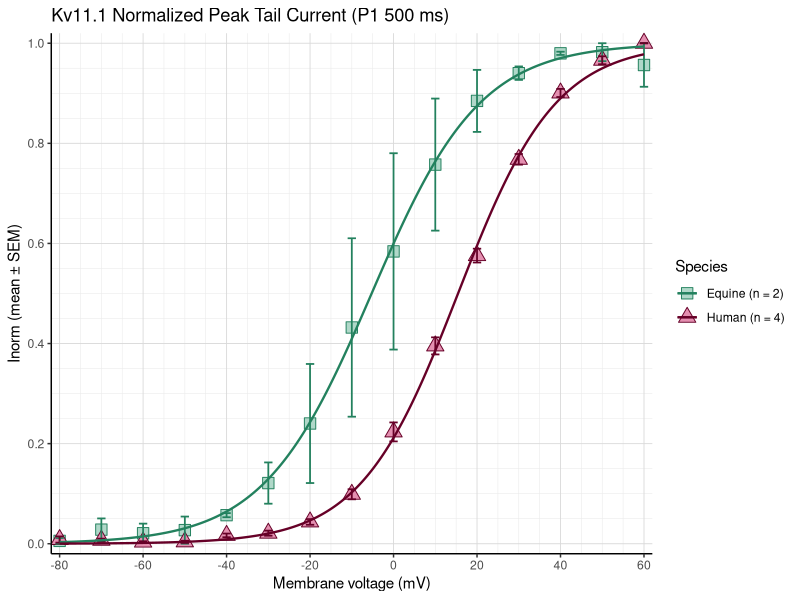
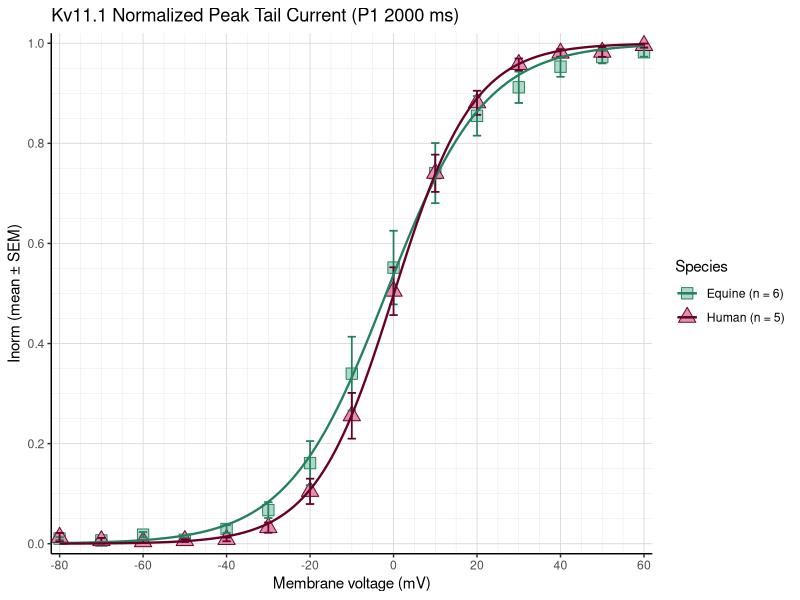
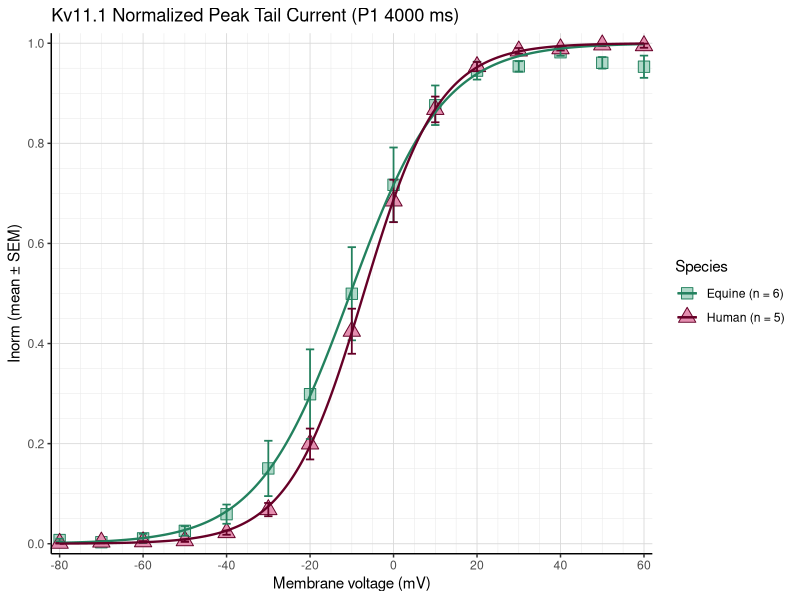
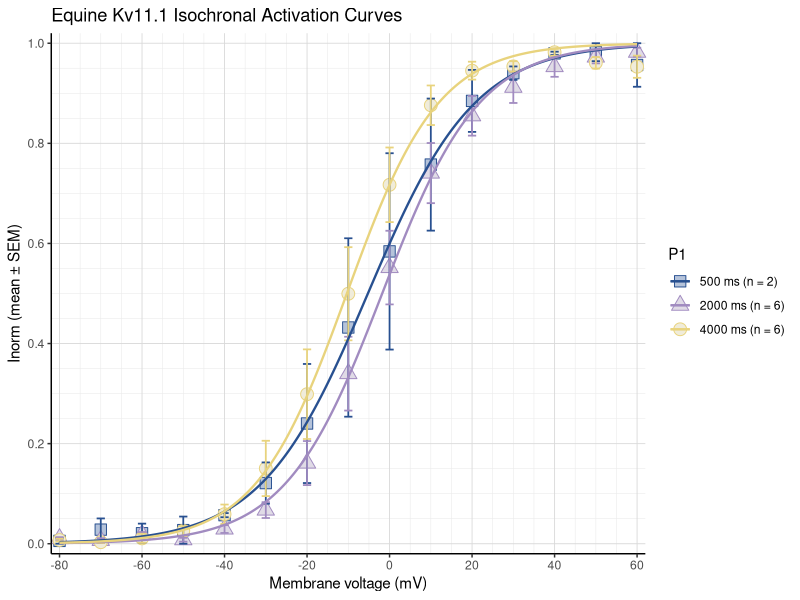
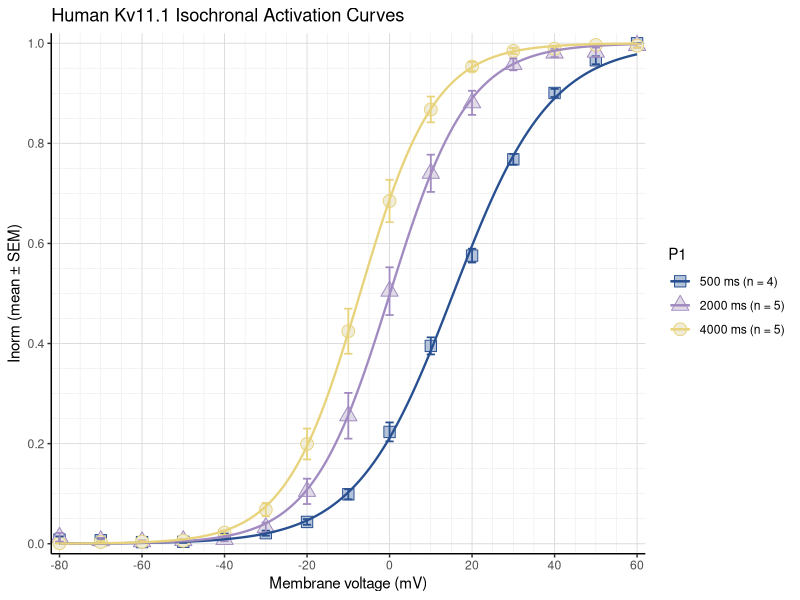
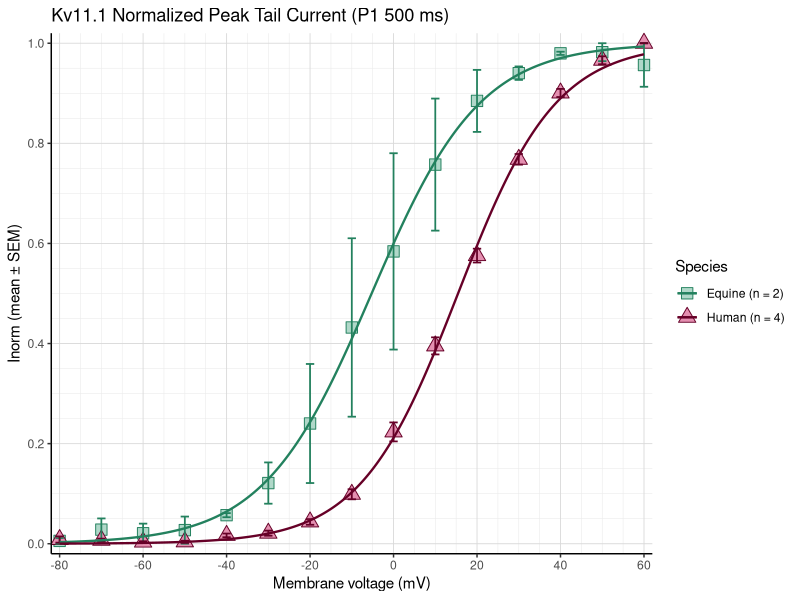
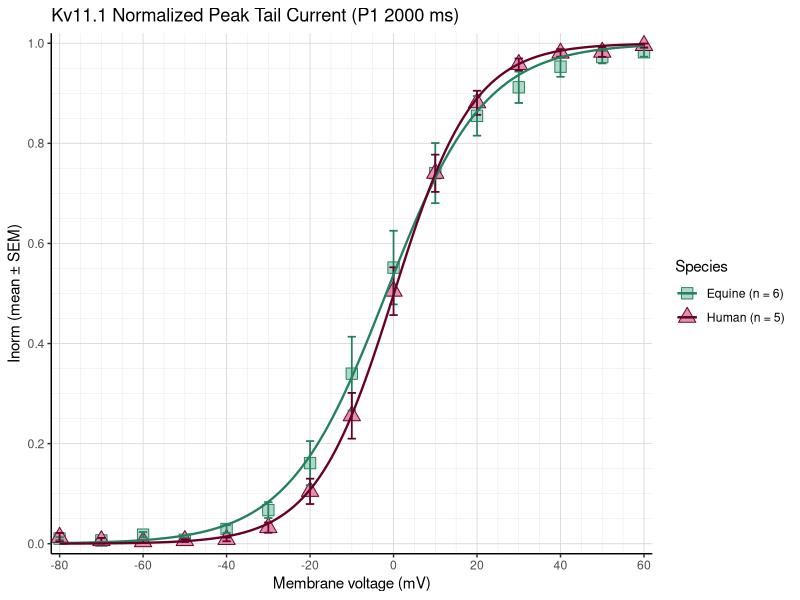
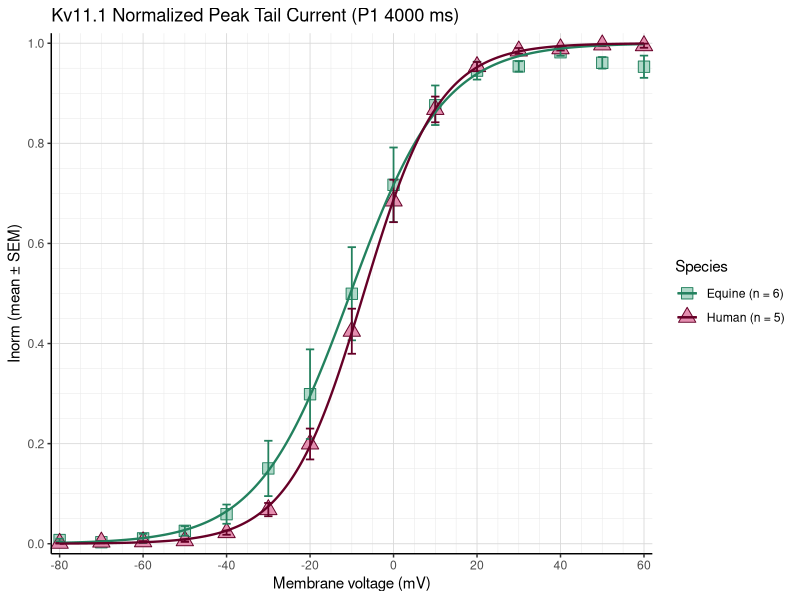

Reproduce these figures in R, in order.
## ---- chunk 1
setwd("C:/R_Projects/Kv11.1 analysis")
## ---- chunk 2
# Read in data as a long format excel
library(readxl)
Tailcurrent_Equine_Human <- read_excel("Kv11.1_HEK293t_Equine_Human_Peak tail current_long format.xlsx")
View(Tailcurrent_Equine_Human)
names(Tailcurrent_Equine_Human)

# Substract baseline
library(dplyr)
df_baseline_substracted <- Tailcurrent_Equine_Human %>%
  group_by(Recording) %>%
  mutate(
    min_tailcurrent = min(Peak_tail_current, na.rm = TRUE),
    baseline_substracted_tailcurrent = Peak_tail_current - min_tailcurrent
  ) %>%
  ungroup()
View(df_baseline_substracted)

# Normalize data to maximal peak tail current
df_norm <- df_baseline_substracted %>%
  group_by(Recording) %>%   # normalize per recording
  mutate(
    max_tailcurrent = max(`baseline_substracted_tailcurrent`, na.rm = TRUE),
    norm_tailcurrent = `baseline_substracted_tailcurrent` / max_tailcurrent
  ) %>%
  ungroup()
View(df_norm)

# Select only recordings with a P1 pulse of 500 ms
df_500 <- df_norm %>%
  filter(P1 == 500)
View(df_500)

# Make a summary data frame with mean and SEM for each species
library(dplyr)
summary_df_500<- df_500 %>%
  group_by(Species, `Membrane_voltage`) %>%
  summarise(
    mean_Inorm = mean(`norm_tailcurrent`, na.rm = TRUE),
    SEM_Inorm  = sd(`norm_tailcurrent`, na.rm = TRUE) / sqrt(n()),
    n = n(),
    .groups = "drop"
  )
View(summary_df_500)
str(summary_df_500)

# Count the amount of cells analysed for each species
n_per_species_500 <- df_500 %>%
  group_by(Species, Cell) %>%   # ensure unique recordings
  summarise(.groups = "drop") %>%
  count(Species, name = "n_cells")

n_per_species_500

# Make a wide summary data frame giving the tailcurrent for equine and human for each Vm
library(tidyr)
summary_wide_500 <- summary_df_500 %>%
  select(Species, Membrane_voltage, mean_Inorm, SEM_Inorm) %>%
  pivot_wider(
    names_from  = Species,
    values_from = c(mean_Inorm, SEM_Inorm),
    names_glue  = "{.value}_{Species}"
  ) %>%
  arrange(Membrane_voltage)
View(summary_wide_500)

# Define Boltzmann function
Boltzmann <- function(V, V05, k) {1/(1 + exp((V05 - V)/ k))}

# Species-specific initial guesses
guess_params <- function(df) {
  V05_g <- df$Membrane_voltage[which.min(abs(df$mean_Inorm - 0.5))]
  k_g   <- (max(df$Membrane_voltage) - min(df$Membrane_voltage)) / 8
  list(V05 = V05_g, k = k_g)}

g_eq_500 <- guess_params(filter(summary_df_500, Species == "Equine"))
g_hu_500 <- guess_params(filter(summary_df_500, Species == "Human"))


# Non-linear Least Squares Fit
Boltzmann_equine_500 <- nls(
  mean_Inorm ~ Boltzmann(Membrane_voltage, V05, k),
  data  = filter(summary_df_500, Species == "Equine"),
  start = list(V05 = g_eq_500$V05, k = g_eq_500$k))
summary(Boltzmann_equine_500)

Boltzmann_human_500 <- nls(mean_Inorm ~ Boltzmann(Membrane_voltage, V05, k), 
           data = filter(summary_df_500, Species == "Human"), 
           start = list(V05 = g_hu_500$V05, k = g_hu_500$k))
summary(Boltzmann_human_500)

# Plot the fit
vseq_500 <- seq(min(summary_df_500$Membrane_voltage),
            max(summary_df_500$Membrane_voltage),
            length.out = 1000)

df_pred_equine_500 <- data.frame(
  Membrane_voltage = vseq_500,
  fit = predict(Boltzmann_equine_500, newdata = data.frame(Membrane_voltage = vseq_500)),
  Species = "Equine")

df_pred_human_500 <- data.frame(
  Membrane_voltage = vseq_500,
  fit = predict(Boltzmann_human_500, newdata = data.frame(Membrane_voltage = vseq_500)),
  Species = "Human")

df_pred_500 <- rbind(df_pred_equine_500, df_pred_human_500)

library(ggplot2)
my_cols <- c(
  "Equine" = "#23815E",   
  "Human"  = "#660027")

my_shapes <- c(
  "Equine" = 22,  
  "Human"  = 24)

my_fills <- c(
  "Equine" = "#B0D8C9",  
  "Human"  = "#E48FB0")

legend_labels_500 <- paste0(n_per_species_500$Species, " (n = ", n_per_species_500$n_cells, ")")

names(legend_labels_500) <- n_per_species_500$Species
legend_labels_500

ggplot(summary_df_500, aes(x = Membrane_voltage, y = mean_Inorm, color = Species)) +
  theme_classic() +
  theme(panel.grid.major = element_line(color = "grey85", size = 0.3), panel.grid.minor = element_line(color = "grey92", size = 0.2)) +
  geom_point(aes(shape = Species, color = Species, fill = Species),size = 4) +
  geom_errorbar(aes(ymin = mean_Inorm - SEM_Inorm,ymax = mean_Inorm + SEM_Inorm),width = 2, linewidth = 0.6) +
  geom_line(data = df_pred_500,aes(y = fit),linewidth = 0.8) +
  scale_color_manual(values = my_cols, labels = legend_labels_500) +
  scale_shape_manual(values = my_shapes, labels = legend_labels_500) +
  scale_fill_manual(values = my_fills, labels = legend_labels_500) +
  labs(x = "Membrane voltage (mV)", y = "Inorm (mean ± SEM)",title = "Kv11.1 Normalized Peak Tail Current (P1 500 ms)") +
  scale_x_continuous(breaks = seq(-80, 60, 20), minor_breaks = seq(-80, 60, 5),   limits = c(-82, 62), expand = c(0, 0)) +
  scale_y_continuous(breaks = seq(0, 1.0, 0.2), minor_breaks = seq(0, 1, 0.05),    limits = c(-0.02, 1.02), expand = c(0, 0)) +
  coord_cartesian(clip = "off")

ggsave("IV_curve_Kv11.1_Equine_Human_P1_500.png", width = 10, height = 5, dpi = 600)

# Create a table with Vhalf and slope
coef_equine_500 <- summary(Boltzmann_equine_500)$coefficients
coef_human_500  <- summary(Boltzmann_human_500)$coefficients

Boltzmann_table_500 <- data.frame(
  Species = c("Equine", "Human"),
  V05 = c(coef_equine_500["V05","Estimate"], coef_human_500["V05","Estimate"]),
  V05_SEM = c(coef_equine_500["V05","Std. Error"], coef_human_500["V05","Std. Error"]),
  k = c(coef_equine_500["k","Estimate"], coef_human_500["k","Estimate"]),
  k_SEM = c(coef_equine_500["k","Std. Error"], coef_human_500["k","Std. Error"]))

Boltzmann_table_500
## ---- chunk 3
# Read in data as a long format excel
library(readxl)
Tailcurrent_Equine_Human <- read_excel("Kv11.1_HEK293t_Equine_Human_Peak tail current_long format.xlsx")
View(Tailcurrent_Equine_Human)
names(Tailcurrent_Equine_Human)

# Substract baseline
library(dplyr)
df_baseline_substracted <- Tailcurrent_Equine_Human %>%
  group_by(Recording) %>%
  mutate(
    min_tailcurrent = min(Peak_tail_current, na.rm = TRUE),
    baseline_substracted_tailcurrent = Peak_tail_current - min_tailcurrent
  ) %>%
  ungroup()
View(df_baseline_substracted)

# Normalize data to maximal peak tail current
df_norm <- df_baseline_substracted %>%
  group_by(Recording) %>%   # normalize per recording
  mutate(
    max_tailcurrent = max(`baseline_substracted_tailcurrent`, na.rm = TRUE),
    norm_tailcurrent = `baseline_substracted_tailcurrent` / max_tailcurrent
  ) %>%
  ungroup()
View(df_norm)

# Select only recordings with a P1 pulse of 2000 ms
df_2000 <- df_norm %>%
  filter(P1 == 2000)
View(df_2000)

# Make a summary data frame with mean and SEM for each species
library(dplyr)
summary_df_2000 <- df_2000 %>%
  group_by(Species, `Membrane_voltage`) %>%
  summarise(
    mean_Inorm = mean(`norm_tailcurrent`, na.rm = TRUE),
    SEM_Inorm  = sd(`norm_tailcurrent`, na.rm = TRUE) / sqrt(n()),
    n = n(),
    .groups = "drop"
  )
View(summary_df_2000)
str(summary_df_2000)

# Count the amount of cells analysed for each species
n_per_species_2000 <- df_2000 %>%
  group_by(Species, Cell) %>%   # ensure unique recordings
  summarise(.groups = "drop") %>%
  count(Species, name = "n_cells")

n_per_species_2000

# Make a wide summary data frame giving the tailcurrent for equine and human for each Vm
library(tidyr)
summary_wide_2000 <- summary_df_2000 %>%
  select(Species, Membrane_voltage, mean_Inorm, SEM_Inorm) %>%
  pivot_wider(
    names_from  = Species,
    values_from = c(mean_Inorm, SEM_Inorm),
    names_glue  = "{.value}_{Species}"
  ) %>%
  arrange(Membrane_voltage)
View(summary_wide_2000)

# Define Boltzmann function
Boltzmann <- function(V, V05, k) {1/(1 + exp((V05 - V)/ k))}

# Species-specific initial guesses
guess_params <- function(df) {
  V05_g <- df$Membrane_voltage[which.min(abs(df$mean_Inorm - 0.5))]
  k_g   <- (max(df$Membrane_voltage) - min(df$Membrane_voltage)) / 8
  list(V05 = V05_g, k = k_g)}

g_eq_2000 <- guess_params(filter(summary_df_2000, Species == "Equine"))
g_hu_2000 <- guess_params(filter(summary_df_2000, Species == "Human"))


# Non-linear Least Squares Fit
Boltzmann_equine_2000 <- nls(
  mean_Inorm ~ Boltzmann(Membrane_voltage, V05, k),
  data  = filter(summary_df_2000, Species == "Equine"),
  start = list(V05 = g_eq_2000$V05, k = g_eq_2000$k))
summary(Boltzmann_equine_2000)

Boltzmann_human_2000 <- nls(mean_Inorm ~ Boltzmann(Membrane_voltage, V05, k), 
           data = filter(summary_df_2000, Species == "Human"), 
           start = list(V05 = g_hu_2000$V05, k = g_hu_2000$k))
summary(Boltzmann_human_2000)

# Plot the fit
vseq_2000 <- seq(min(summary_df_2000$Membrane_voltage),
            max(summary_df_2000$Membrane_voltage),
            length.out = 1000)

df_pred_equine_2000 <- data.frame(
  Membrane_voltage = vseq_2000,
  fit = predict(Boltzmann_equine_2000, newdata = data.frame(Membrane_voltage = vseq_2000)),
  Species = "Equine")

df_pred_human_2000 <- data.frame(
  Membrane_voltage = vseq_2000,
  fit = predict(Boltzmann_human_2000, newdata = data.frame(Membrane_voltage = vseq_2000)),
  Species = "Human")

df_pred_2000 <- rbind(df_pred_equine_2000, df_pred_human_2000)

library(ggplot2)
my_cols <- c(
  "Equine" = "#23815E",   
  "Human"  = "#660027")

my_shapes <- c(
  "Equine" = 22,  
  "Human"  = 24)

my_fills <- c(
  "Equine" = "#B0D8C9",  
  "Human"  = "#E48FB0")

legend_labels_2000 <- paste0(n_per_species_2000$Species, " (n = ", n_per_species_2000$n_cells, ")")

names(legend_labels_2000) <- n_per_species_2000$Species
legend_labels_2000

ggplot(summary_df_2000, aes(x = Membrane_voltage, y = mean_Inorm, color = Species)) +
  theme_classic() +
  theme(panel.grid.major = element_line(color = "grey85", size = 0.3), panel.grid.minor = element_line(color = "grey92", size = 0.2)) +
  geom_point(aes(shape = Species, color = Species, fill = Species),size = 4) +
  geom_errorbar(aes(ymin = mean_Inorm - SEM_Inorm,ymax = mean_Inorm + SEM_Inorm),width = 2, linewidth = 0.6) +
  geom_line(data = df_pred_2000,aes(y = fit),linewidth = 0.8) +
  scale_color_manual(values = my_cols, labels = legend_labels_2000) +
  scale_shape_manual(values = my_shapes, labels = legend_labels_2000) +
  scale_fill_manual(values = my_fills, labels = legend_labels_2000) +
  labs(x = "Membrane voltage (mV)", y = "Inorm (mean ± SEM)",title = "Kv11.1 Normalized Peak Tail Current (P1 2000 ms)") +
  scale_x_continuous(breaks = seq(-80, 60, 20), minor_breaks = seq(-80, 60, 5),   limits = c(-82, 62), expand = c(0, 0)) +
  scale_y_continuous(breaks = seq(0, 1.0, 0.2), minor_breaks = seq(0, 1, 0.05),    limits = c(-0.02, 1.02), expand = c(0, 0)) +
  coord_cartesian(clip = "off")

ggsave("IV_curve_Kv11.1_Equine_Human_P1_2000.png", width = 10, height = 5, dpi = 600)

# Create a table with Vhalf and slope
coef_equine_2000 <- summary(Boltzmann_equine_2000)$coefficients
coef_human_2000  <- summary(Boltzmann_human_2000)$coefficients

Boltzmann_table_2000 <- data.frame(
  Species = c("Equine", "Human"),
  V05 = c(coef_equine_2000["V05","Estimate"], coef_human_2000["V05","Estimate"]),
  V05_SEM = c(coef_equine_2000["V05","Std. Error"], coef_human_2000["V05","Std. Error"]),
  k = c(coef_equine_2000["k","Estimate"], coef_human_2000["k","Estimate"]),
  k_SEM = c(coef_equine_2000["k","Std. Error"], coef_human_2000["k","Std. Error"]))

Boltzmann_table_2000
## ---- chunk 4
# Read in data as a long format excel
library(readxl)
Tailcurrent_Equine_Human <- read_excel("Kv11.1_HEK293t_Equine_Human_Peak tail current_long format.xlsx")
View(Tailcurrent_Equine_Human)
names(Tailcurrent_Equine_Human)

# Substract baseline
library(dplyr)
df_baseline_substracted <- Tailcurrent_Equine_Human %>%
  group_by(Recording) %>%
  mutate(
    min_tailcurrent = min(Peak_tail_current, na.rm = TRUE),
    baseline_substracted_tailcurrent = Peak_tail_current - min_tailcurrent
  ) %>%
  ungroup()
View(df_baseline_substracted)

# Normalize data to maximal peak tail current
df_norm <- df_baseline_substracted %>%
  group_by(Recording) %>%   # normalize per recording
  mutate(
    max_tailcurrent = max(`baseline_substracted_tailcurrent`, na.rm = TRUE),
    norm_tailcurrent = `baseline_substracted_tailcurrent` / max_tailcurrent
  ) %>%
  ungroup()
View(df_norm)

# Select only recordings with a P1 pulse of 4000 ms
df_4000 <- df_norm %>%
  filter(P1 == 4000)
View(df_4000)

# Make a summary data frame with mean and SEM for each species
library(dplyr)
summary_df_4000<- df_4000 %>%
  group_by(Species, `Membrane_voltage`) %>%
  summarise(
    mean_Inorm = mean(`norm_tailcurrent`, na.rm = TRUE),
    SEM_Inorm  = sd(`norm_tailcurrent`, na.rm = TRUE) / sqrt(n()),
    n = n(),
    .groups = "drop"
  )
View(summary_df_4000)
str(summary_df_4000)

# Count the amount of cells analysed for each species
n_per_species_4000 <- df_4000 %>%
  group_by(Species, Cell) %>%   # ensure unique recordings
  summarise(.groups = "drop") %>%
  count(Species, name = "n_cells")

n_per_species_4000

# Make a wide summary data frame giving the tailcurrent for equine and human for each Vm
library(tidyr)
summary_wide_4000 <- summary_df_4000 %>%
  select(Species, Membrane_voltage, mean_Inorm, SEM_Inorm) %>%
  pivot_wider(
    names_from  = Species,
    values_from = c(mean_Inorm, SEM_Inorm),
    names_glue  = "{.value}_{Species}"
  ) %>%
  arrange(Membrane_voltage)
View(summary_wide_4000)

# Define Boltzmann function
Boltzmann <- function(V, V05, k) {1/(1 + exp((V05 - V)/ k))}

# Species-specific initial guesses
guess_params <- function(df) {
  V05_g <- df$Membrane_voltage[which.min(abs(df$mean_Inorm - 0.5))]
  k_g   <- (max(df$Membrane_voltage) - min(df$Membrane_voltage)) / 8
  list(V05 = V05_g, k = k_g)}

g_eq_4000 <- guess_params(filter(summary_df_4000, Species == "Equine"))
g_hu_4000 <- guess_params(filter(summary_df_4000, Species == "Human"))


# Non-linear Least Squares Fit
Boltzmann_equine_4000 <- nls(
  mean_Inorm ~ Boltzmann(Membrane_voltage, V05, k),
  data  = filter(summary_df_4000, Species == "Equine"),
  start = list(V05 = g_eq_4000$V05, k = g_eq_4000$k))
summary(Boltzmann_equine_4000)

Boltzmann_human_4000 <- nls(mean_Inorm ~ Boltzmann(Membrane_voltage, V05, k), 
           data = filter(summary_df_4000, Species == "Human"), 
           start = list(V05 = g_hu_4000$V05, k = g_hu_4000$k))
summary(Boltzmann_human_4000)

# Plot the fit
vseq_4000 <- seq(min(summary_df_4000$Membrane_voltage),
            max(summary_df_4000$Membrane_voltage),
            length.out = 1000)

df_pred_equine_4000 <- data.frame(
  Membrane_voltage = vseq_4000,
  fit = predict(Boltzmann_equine_4000, newdata = data.frame(Membrane_voltage = vseq_4000)),
  Species = "Equine")

df_pred_human_4000 <- data.frame(
  Membrane_voltage = vseq_4000,
  fit = predict(Boltzmann_human_4000, newdata = data.frame(Membrane_voltage = vseq_4000)),
  Species = "Human")

df_pred_4000 <- rbind(df_pred_equine_4000, df_pred_human_4000)

library(ggplot2)
my_cols <- c(
  "Equine" = "#23815E",   
  "Human"  = "#660027")

my_shapes <- c(
  "Equine" = 22,  
  "Human"  = 24)

my_fills <- c(
  "Equine" = "#B0D8C9",  
  "Human"  = "#E48FB0")

legend_labels_4000 <- paste0(n_per_species_4000$Species, " (n = ", n_per_species_4000$n_cells, ")")

names(legend_labels_4000) <- n_per_species_4000$Species
legend_labels_4000

ggplot(summary_df_4000, aes(x = Membrane_voltage, y = mean_Inorm, color = Species)) +
  theme_classic() +
  theme(panel.grid.major = element_line(color = "grey85", size = 0.3), panel.grid.minor = element_line(color = "grey92", size = 0.2)) +
  geom_point(aes(shape = Species, color = Species, fill = Species),size = 4) +
  geom_errorbar(aes(ymin = mean_Inorm - SEM_Inorm,ymax = mean_Inorm + SEM_Inorm),width = 2, linewidth = 0.6) +
  geom_line(data = df_pred_4000,aes(y = fit),linewidth = 0.8) +
  scale_color_manual(values = my_cols, labels = legend_labels_4000) +
  scale_shape_manual(values = my_shapes, labels = legend_labels_4000) +
  scale_fill_manual(values = my_fills, labels = legend_labels_4000) +
  labs(x = "Membrane voltage (mV)", y = "Inorm (mean ± SEM)",title = "Kv11.1 Normalized Peak Tail Current (P1 4000 ms)") +
  scale_x_continuous(breaks = seq(-80, 60, 20), minor_breaks = seq(-80, 60, 5),   limits = c(-82, 62), expand = c(0, 0)) +
  scale_y_continuous(breaks = seq(0, 1.0, 0.2), minor_breaks = seq(0, 1, 0.05),    limits = c(-0.02, 1.02), expand = c(0, 0)) +
  coord_cartesian(clip = "off")

ggsave("IV_curve_Kv11.1_Equine_Human_P1_4000.png", width = 10, height = 5, dpi = 600)

# Create a table with Vhalf and slope
coef_equine_4000 <- summary(Boltzmann_equine_4000)$coefficients
coef_human_4000  <- summary(Boltzmann_human_4000)$coefficients

Boltzmann_table_4000 <- data.frame(
  Species = c("Equine", "Human"),
  V05 = c(coef_equine_4000["V05","Estimate"], coef_human_4000["V05","Estimate"]),
  V05_SEM = c(coef_equine_4000["V05","Std. Error"], coef_human_4000["V05","Std. Error"]),
  k = c(coef_equine_4000["k","Estimate"], coef_human_4000["k","Estimate"]),
  k_SEM = c(coef_equine_4000["k","Std. Error"], coef_human_4000["k","Std. Error"]))

Boltzmann_table_4000
## ---- chunk 5
# Equine isochronal activation curves
## Combine predictions for equine

df_pred_equine_500$P1  <- "500 ms"
df_pred_equine_2000$P1 <- "2000 ms"
df_pred_equine_4000$P1 <- "4000 ms"

df_equine_iso <- rbind(df_pred_equine_500,
                       df_pred_equine_2000,
                       df_pred_equine_4000)

## Summary points + SEM for plotting
summary_equine <- rbind(
  cbind(summary_df_500  %>% filter(Species=="Equine"),  P1="500 ms"),
  cbind(summary_df_2000 %>% filter(Species=="Equine"),  P1="2000 ms"),
  cbind(summary_df_4000 %>% filter(Species=="Equine"),  P1="4000 ms")
)

## Plot

my_cols_isochronal <- c(
  "500 ms" = "#285090",   
  "2000 ms"  = "#A18BC0",
  "4000 ms"  = "#E8D37D")

my_shapes_isochronal <- c(
  "500 ms" = 22,  
  "2000 ms"  = 24,
  "4000 ms" = 21)

my_fills_isochronal <- c(
  "500 ms" = "#B5C3DA",  
  "2000 ms"  = "#E0DBE6",
  "4000 ms"  = "#F0ECDA")


n_eq_500 <- df_norm %>%
  filter(P1 == 500, Species == "Equine") %>%   
  distinct(Cell) %>%                           # unique cells
  nrow()


n_eq_2000 <- df_norm %>%
  filter(P1 == 2000, Species == "Equine") %>%
  distinct(Cell) %>%
  nrow()


n_eq_4000 <- df_norm %>%
  filter(P1 == 4000, Species == "Equine") %>%
  distinct(Cell) %>%
  nrow()


legend_labels_equine <- c(
  "500 ms"  = paste0("500 ms (n = ",  n_eq_500,  ")"),
  "2000 ms" = paste0("2000 ms (n = ", n_eq_2000, ")"),
  "4000 ms" = paste0("4000 ms (n = ", n_eq_4000, ")")
)


summary_equine$P1 <- factor(summary_equine$P1,
                            levels = c("500 ms", "2000 ms", "4000 ms"))

df_equine_iso$P1 <- factor(df_equine_iso$P1,
                           levels = c("500 ms", "2000 ms", "4000 ms"))

ggplot(summary_equine, aes(x = Membrane_voltage, y = mean_Inorm, color = P1)) +
  theme_classic() +
  theme(panel.grid.major = element_line(color = "grey85", size = 0.3), panel.grid.minor = element_line(color = "grey92", size = 0.2)) +
  geom_point(aes(shape = P1, color = P1, fill = P1),size = 4) +
  geom_errorbar(aes(ymin = mean_Inorm - SEM_Inorm,
                    ymax = mean_Inorm + SEM_Inorm),
                width = 2, linewidth = 0.6) +
  geom_line(data = df_equine_iso,
            aes(x = Membrane_voltage, y = fit, color = P1),
            linewidth = 0.8) +
  scale_color_manual(values = my_cols_isochronal,labels = legend_labels_equine) +
  scale_shape_manual(values = my_shapes_isochronal,labels = legend_labels_equine) +
  scale_fill_manual(values = my_fills_isochronal,labels = legend_labels_equine) +
  labs(title = "Equine Kv11.1 Isochronal Activation Curves",
       x = "Membrane voltage (mV)",
       y = "Inorm (mean ± SEM)") +
  scale_x_continuous(breaks = seq(-80, 60, 20), minor_breaks = seq(-80, 60, 5),   limits = c(-82, 62), expand = c(0, 0)) +
  scale_y_continuous(breaks = seq(0, 1.0, 0.2), minor_breaks = seq(0, 1, 0.05),    limits = c(-0.02, 1.02), expand = c(0, 0)) +
  coord_cartesian(clip="off")

ggsave("Equine_KV11.1_isochronal_activation_500_2000_4000.png",
       width = 8, height = 6, dpi = 600)

# Human isochronal activation curves
## Combine predictions for equine

df_pred_human_500$P1  <- "500 ms"
df_pred_human_2000$P1 <- "2000 ms"
df_pred_human_4000$P1 <- "4000 ms"

df_human_iso <- rbind(df_pred_human_500,
                       df_pred_human_2000,
                       df_pred_human_4000)

## Summary points + SEM for plotting
summary_human <- rbind(
  cbind(summary_df_500  %>% filter(Species=="Human"),  P1="500 ms"),
  cbind(summary_df_2000 %>% filter(Species=="Human"),  P1="2000 ms"),
  cbind(summary_df_4000 %>% filter(Species=="Human"),  P1="4000 ms")
)

## Plot

my_cols_isochronal <- c(
  "500 ms" = "#285090",   
  "2000 ms"  = "#A18BC0",
  "4000 ms"  = "#E8D37D")

my_shapes_isochronal <- c(
  "500 ms" = 22,  
  "2000 ms"  = 24,
  "4000 ms" = 21)

my_fills_isochronal <- c(
  "500 ms" = "#B5C3DA",  
  "2000 ms"  = "#E0DBE6",
  "4000 ms"  = "#F0ECDA")


n_hu_500 <- df_norm %>%
  filter(P1 == 500, Species == "Human") %>%   
  distinct(Cell) %>%                           # unique cells
  nrow()


n_hu_2000 <- df_norm %>%
  filter(P1 == 2000, Species == "Human") %>%
  distinct(Cell) %>%
  nrow()


n_hu_4000 <- df_norm %>%
  filter(P1 == 4000, Species == "Human") %>%
  distinct(Cell) %>%
  nrow()


legend_labels_human <- c(
  "500 ms"  = paste0("500 ms (n = ",  n_hu_500,  ")"),
  "2000 ms" = paste0("2000 ms (n = ", n_hu_2000, ")"),
  "4000 ms" = paste0("4000 ms (n = ", n_hu_4000, ")")
)

summary_human$P1 <- factor(summary_human$P1,
                            levels = c("500 ms", "2000 ms", "4000 ms"))

df_human_iso$P1 <- factor(df_human_iso$P1,
                           levels = c("500 ms", "2000 ms", "4000 ms"))

ggplot(summary_human, aes(x = Membrane_voltage, y = mean_Inorm, color = P1)) +
  theme_classic() +
  theme(panel.grid.major = element_line(color = "grey85", size = 0.3), panel.grid.minor = element_line(color = "grey92", size = 0.2)) +
  geom_point(aes(shape = P1, color = P1, fill = P1),size = 4) +
  geom_errorbar(aes(ymin = mean_Inorm - SEM_Inorm,
                    ymax = mean_Inorm + SEM_Inorm),
                width = 2, linewidth = 0.6) +
  geom_line(data = df_human_iso,
            aes(x = Membrane_voltage, y = fit, color = P1),
            linewidth = 0.8) +
  scale_color_manual(values = my_cols_isochronal,labels = legend_labels_human) +
  scale_shape_manual(values = my_shapes_isochronal,labels = legend_labels_human) +
  scale_fill_manual(values = my_fills_isochronal,labels = legend_labels_human) +
  labs(title = "Human Kv11.1 Isochronal Activation Curves",
       x = "Membrane voltage (mV)",
       y = "Inorm (mean ± SEM)") +
  scale_x_continuous(breaks = seq(-80, 60, 20), minor_breaks = seq(-80, 60, 5),   limits = c(-82, 62), expand = c(0, 0)) +
  scale_y_continuous(breaks = seq(0, 1.0, 0.2), minor_breaks = seq(0, 1, 0.05),    limits = c(-0.02, 1.02), expand = c(0, 0)) +
  coord_cartesian(clip="off")

ggsave("Human_KV11.1_isochronal_activation_500_2000_4000.png",
       width = 8, height = 6, dpi = 600)
## ---- chunk 6
Boltzmann_combined <- rbind(
  cbind(P1 = 500, Boltzmann_table_500),
  cbind(P1 = 2000, Boltzmann_table_2000),
  cbind(P1 = 4000, Boltzmann_table_4000)
)

write.csv(Boltzmann_combined, "Kv11.1_Equine_Human_Boltzmann_coefficients.csv", row.names = FALSE)
## ---- chunk 7
Boltzmann_combined <- rbind(
  cbind(P1 = 500, Boltzmann_table_500),
  cbind(P1 = 2000, Boltzmann_table_2000),
  cbind(P1 = 4000, Boltzmann_table_4000)
)

write.csv(Boltzmann_combined, "Kv11.1_Equine_Human_Boltzmann_coefficients.csv", row.names = FALSE)
